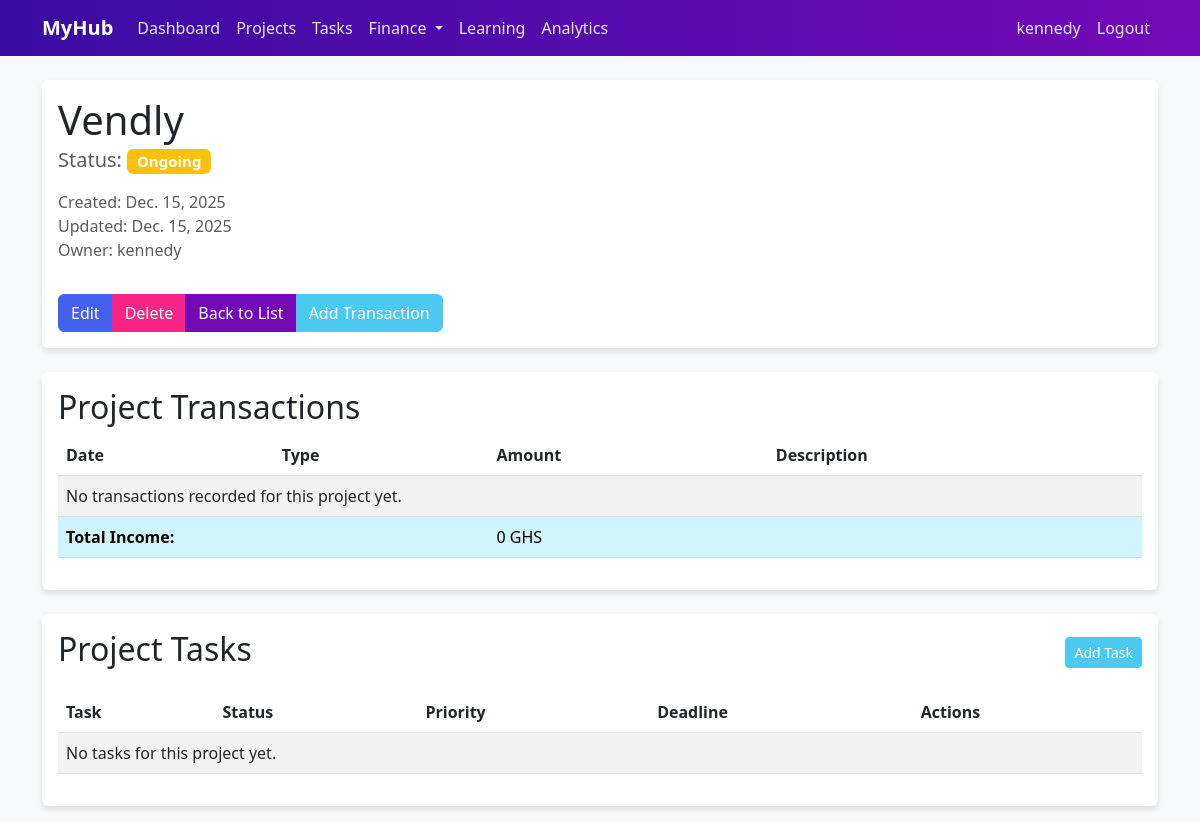
The app's page /projects/18/ (signed in) with its own data.
### projects/models.py (models this page shows, shortened)
class Project(models.Model):
    STATUS_CHOICES = (
        ('ongoing', 'Ongoing'),
        ('completed', 'Completed'),
    )
    title = models.CharField(max_length=200)
    description = models.TextField(blank=True)
    owner = models.ForeignKey(settings.AUTH_USER_MODEL, on_delete=models.CASCADE, related_name='projects')
    status = models.CharField(max_length=10, choices=STATUS_CHOICES, default='ongoing')
    created_at = models.DateTimeField(auto_now_add=True)
    updated_at = models.DateTimeField(auto_now=True)
    def total_income(self):
        return self.transactions.filter(t_type='income').aggregate(
            total=models.Sum('amount')
        )['total'] or 0

### projects/views.py (the view)
# urls.py: path('<int:pk>/', ProjectDetailView.as_view(), name='project_detail'),
class ProjectDetailView(LoginRequiredMixin, UserPassesTestMixin, generic.DetailView):
    model = Project
    template_name = 'projects/project_detail.html'
    def get_queryset(self):
        return Project.objects.select_related('owner').prefetch_related('transactions', 'tasks')
    def test_func(self):
        project = self.get_object()
        return project.owner == self.request.user

### templates/projects/project_detail.html (shortened to what this page needs)
{% extends "base.html" %}
{% load static %}
{% block content %}
<div class="card mb-4">
    <div class="card-body">
        <h1 class="card-title">{{ object.title }}</h1>
        <h5 class="card-subtitle mb-2 text-muted">
            Status:
            <span class="badge {% if object.status == 'completed' %}bg-success{% else %}bg-warning{% endif %}">
                {{ object.get_status_display }}
            </span>
        </h5>
        <p class="text-muted">
            Created: {{ object.created_at|date }}<br>
            Updated: {{ object.updated_at|date }}<br>
            Owner: {{ object.owner.username }}
        </p>
        <div class="btn-group">
            <a href="{% url 'projects:project_edit' object.pk %}" class="btn btn-primary">Edit</a>
            <a href="{% url 'projects:project_delete' object.pk %}" class="btn btn-danger">Delete</a>
            <a href="{% url 'projects:project_list' %}" class="btn btn-secondary">Back to List</a>
            <a href="{% url 'finance:transaction_create' %}?project={{ object.pk }}" class="btn btn-success">Add Transaction</a>
        </div>
    </div>
</div>
<div class="card">
    <div class="card-body">
        <h2>Project Transactions</h2>
        <div class="table-responsive">
            <table class="table table-striped">
                <thead>
                    <tr>
                        <th>Date</th>
                        <th>Type</th>
                        <th>Amount</th>
                        <th>Description</th>
                    </tr>
                </thead>
                <tbody>
                    {% for transaction in object.transactions.all %}
                        <tr>
                            <td>{{ transaction.date|date }}</td>
                            <td>
                                <span class="badge {% if transaction.t_type == 'income' %}bg-success{% else %}bg-danger{% endif %}">
                                    {{ transaction.get_t_type_display }}
                                </span>
                            </td>
                            <td>{{ transaction.amount }} {{ transaction.currency }}</td>
                            <td>{{ transaction.description }}</td>
                        </tr>
                    {% empty %}
                        <tr>
                            <td colspan="4">No transactions recorded for this project yet.</td>
                        </tr>
                    {% endfor %}
                </tbody>
                <tfoot>
                    <tr class="table-info">
                        <th colspan="2">Total Income:</th>
                        <td colspan="2">
                            {{ object.total_income }} {{ object.transactions.first.currency|default:'GHS' }}
                        </td>
                    </tr>
                </tfoot>
            </table>
        </div>
    </div>
</div>
<div class="card mt-4">
    <div class="card-body">
        <div class="d-flex justify-content-between align-items-center mb-3">
            <h2>Project Tasks</h2>
            <a href="{% url 'tasks:task_create' %}?project={{ object.pk }}" class="btn btn-success btn-sm">Add Task</a>
        </div>
        <div class="table-responsive">
            <table class="table table-striped">
                <thead>
                    <tr>
                        <th>Task</th>
                        <th>Status</th>
                        <th>Priority</th>
                        <th>Deadline</th>
                        <th>Actions</th>
                    </tr>
                </thead>
                <tbody>
                    {% for task in object.tasks.all %}
                        <tr {% if task.is_overdue %}class="table-danger"{% endif %}>
                            <td>{{ task.title }}</td>
                            <td>
                                <span class="badge
                                    {% if task.status == 'completed' %}bg-success
                                    {% elif task.status == 'in_progress' %}bg-primary
                                    {% else %}bg-secondary{% endif %}">
                                    {{ task.get_status_display }}
                                </span>
                            </td>
                            <td>
                                <span class="badge
                                    {% if task.priority == 'high' %}bg-danger
                                    {% elif task.priority == 'medium' %}bg-warning
                                    {% else %}bg-info{% endif %}">
                                    {{ task.get_priority_display }}
                                </span>
                            </td>
                            <td>
                                {% if task.deadline %}
                                    {{ task.deadline|date:"M d, Y H:i" }}
                                {% else %}
                                    -
                                {% endif %}
                            </td>
                            <td>
                                <div class="btn-group">
                                    <a href="{% url 'tasks:task_detail' task.pk %}" class="btn btn-sm btn-outline-info">View</a>
                                    <a href="{% url 'tasks:task_update' task.pk %}" class="btn btn-sm btn-outline-secondary">Edit</a>
                                </div>
                            </td>
                        </tr>
                    {% empty %}
                        <tr>
                            <td colspan="5">No tasks for this project yet.</td>
                        </tr>
                    {% endfor %}
                </tbody>
            </table>
        </div>
    </div>
</div>
{% endblock %}

### templates/base.html (shortened to what this page needs)
{% load static %}
<!DOCTYPE html>
<html lang="en">
<head>
    <link href="https://cdn.jsdelivr.net/npm/bootstrap@5.3.0/dist/css/bootstrap.min.css" rel="stylesheet">
    <link rel="stylesheet" href="https://cdn.jsdelivr.net/npm/bootstrap-icons@1.11.1/font/bootstrap-icons.css">
    <link rel="stylesheet" href="{% static 'css/style.css' %}">
</head>
<body>
    <nav class="navbar navbar-expand-lg navbar-dark bg-dark">
        <div class="container">
            <a class="navbar-brand" href="{% url 'projects:project_list' %}">MyHub</a>
            <div class="collapse navbar-collapse" id="navbarNav">
                <ul class="navbar-nav">
                    <li class="nav-item">
                        <a class="nav-link" href="{% url 'home' %}">Dashboard</a>
                    </li>
                    <li class="nav-item">
                        <a class="nav-link" href="{% url 'projects:project_list' %}">Projects</a>
                    </li>
                    <li class="nav-item">
                        <a class="nav-link" href="{% url 'tasks:task_list' %}">Tasks</a>
                    </li>
                    <li class="nav-item dropdown">
                        <a class="nav-link dropdown-toggle" href="#" id="financeDropdown" role="button" data-bs-toggle="dropdown">
                            Finance
                        </a>
                    </li>
                    <li class="nav-item">
                        <a class="nav-link" href="{% url 'learning:course_list' %}">Learning</a>
                    </li>
                    <li class="nav-item">
                        <a class="nav-link" href="{% url 'analytics:event_list' %}">Analytics</a>
                    </li>
                </ul>
                <ul class="navbar-nav ms-auto">
                    {% if user.is_authenticated %}
                        <li class="nav-item">
                            <span class="nav-link">{{ user.username }}</span>
                        </li>
                        <li class="nav-item">
                            <form method="post" action="{% url 'logout' %}" style="display: inline;">
                                <button type="submit" class="btn nav-link" style="border: none; background: none; cursor: pointer;">Logout</button>
                            </form>
                        </li>
                    {% endif %}
                </ul>
            </div>
        </div>
    </nav>
    <div class="container mt-4">
        {% block content %}
        {% endblock %}
    </div>
</body>
</html>

### static/css/style.css (style rules this page uses)
:root { --color-neon-pink: #F72585; --color-purple: #7209B7; --color-grape: #3A0CA3; --color-blue: #4361EE; --color-sky-blue: #4CC9F0; }
body { background-color: #f8f9fa; }
.navbar { background-color: var(--color-grape) !important; background: linear-gradient(to right, var(--color-grape), var(--color-purple)); }
.navbar-brand { font-weight: bold; color: white !important; }
.nav-link { color: rgba(255, 255, 255, 0.9) !important; transition: color 0.3s ease; }
.btn-primary { background-color: var(--color-blue); border-color: var(--color-blue); }
.btn-secondary { background-color: var(--color-purple); border-color: var(--color-purple); }
.btn-success { background-color: var(--color-sky-blue); border-color: var(--color-sky-blue); color: white; }
.btn-danger { background-color: var(--color-neon-pink); border-color: var(--color-neon-pink); }
.card { border: none; box-shadow: 0 4px 6px rgba(0,0,0,0.1); margin-bottom: 1rem; transition: transform 0.2s; }
a { color: var(--color-blue); text-decoration: none; }
.btn-group { margin-top: 1rem; }

### records on screen
Project: title "Vendly", status "Ongoing", created_at "Dec. 15, 2025", updated_at "Dec. 15, 2025", owner.username "kennedy", total_income "0", transactions.first.currency "GHS"

### other values on screen
{{ user.username }} "kennedy"
